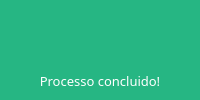
<?xml version="1.0" encoding="UTF-8"?>
<ui version="4.0">
 <class>Concluido</class>
 <widget class="QMainWindow" name="Concluido">
  <property name="geometry">
   <rect>
    <x>0</x>
    <y>0</y>
    <width>200</width>
    <height>100</height>
   </rect>
  </property>
  <property name="minimumSize">
   <size>
    <width>200</width>
    <height>100</height>
   </size>
  </property>
  <property name="maximumSize">
   <size>
    <width>200</width>
    <height>100</height>
   </size>
  </property>
  <property name="windowTitle">
   <string>SWCloud</string>
  </property>
  <property name="windowIcon">
   <iconset>
    <normaloff>SWCloud.ico</normaloff>SWCloud.ico</iconset>
  </property>
  <property name="styleSheet">
   <string notr="true">background-color: rgb(38,182,131)</string>
  </property>
  <widget class="QWidget" name="centralwidget">
   <widget class="QLabel" name="label">
    <property name="geometry">
     <rect>
      <x>0</x>
      <y>10</y>
      <width>200</width>
      <height>61</height>
     </rect>
    </property>
    <property name="text">
     <string/>
    </property>
    <property name="pixmap">
     <pixmap>2020ok.png</pixmap>
    </property>
    <property name="alignment">
     <set>Qt::AlignCenter</set>
    </property>
   </widget>
   <widget class="QLabel" name="label_2">
    <property name="geometry">
     <rect>
      <x>0</x>
      <y>70</y>
      <width>200</width>
      <height>21</height>
     </rect>
    </property>
    <property name="font">
     <font>
      <family>Montserrat Medium</family>
      <pointsize>10</pointsize>
     </font>
    </property>
    <property name="styleSheet">
     <string notr="true">background-color:transparent;
color: rgb(255,255,255)</string>
    </property>
    <property name="text">
     <string>Processo concluido!</string>
    </property>
    <property name="alignment">
     <set>Qt::AlignCenter</set>
    </property>
   </widget>
  </widget>
 </widget>
 <resources/>
 <connections/>
</ui>
